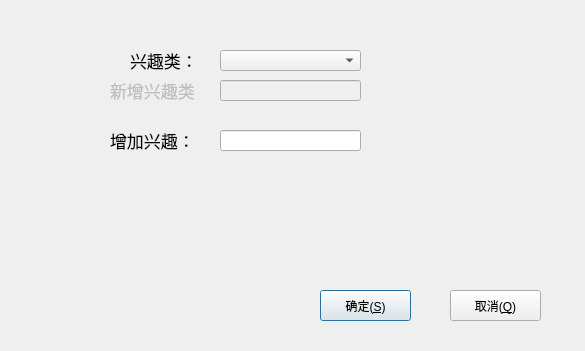
<?xml version="1.0" encoding="UTF-8"?>
<ui version="4.0">
 <class>addInteDialog</class>
 <widget class="QDialog" name="addInteDialog">
  <property name="geometry">
   <rect>
    <x>0</x>
    <y>0</y>
    <width>585</width>
    <height>351</height>
   </rect>
  </property>
  <property name="windowTitle">
   <string>Dialog</string>
  </property>
  <widget class="QComboBox" name="inteClassCombBox">
   <property name="geometry">
    <rect>
     <x>220</x>
     <y>50</y>
     <width>141</width>
     <height>21</height>
    </rect>
   </property>
  </widget>
  <widget class="QLabel" name="label">
   <property name="geometry">
    <rect>
     <x>130</x>
     <y>50</y>
     <width>71</width>
     <height>21</height>
    </rect>
   </property>
   <property name="font">
    <font>
     <family>Adobe 宋体 Std L</family>
     <pointsize>13</pointsize>
    </font>
   </property>
   <property name="text">
    <string>兴趣类：</string>
   </property>
  </widget>
  <widget class="QLineEdit" name="inteClassLineEdit">
   <property name="enabled">
    <bool>false</bool>
   </property>
   <property name="geometry">
    <rect>
     <x>220</x>
     <y>80</y>
     <width>141</width>
     <height>21</height>
    </rect>
   </property>
  </widget>
  <widget class="QLineEdit" name="inteLineEdit">
   <property name="geometry">
    <rect>
     <x>220</x>
     <y>130</y>
     <width>141</width>
     <height>21</height>
    </rect>
   </property>
  </widget>
  <widget class="QLabel" name="label_2">
   <property name="geometry">
    <rect>
     <x>110</x>
     <y>130</y>
     <width>101</width>
     <height>21</height>
    </rect>
   </property>
   <property name="font">
    <font>
     <family>Adobe 宋体 Std L</family>
     <pointsize>13</pointsize>
    </font>
   </property>
   <property name="text">
    <string>增加兴趣：</string>
   </property>
  </widget>
  <widget class="QPushButton" name="OkButton">
   <property name="geometry">
    <rect>
     <x>320</x>
     <y>290</y>
     <width>91</width>
     <height>31</height>
    </rect>
   </property>
   <property name="text">
    <string>确定(&amp;S)</string>
   </property>
  </widget>
  <widget class="QPushButton" name="cancelButton">
   <property name="geometry">
    <rect>
     <x>450</x>
     <y>290</y>
     <width>91</width>
     <height>31</height>
    </rect>
   </property>
   <property name="text">
    <string>取消(&amp;Q)</string>
   </property>
  </widget>
  <widget class="QLabel" name="addInteClassLabel">
   <property name="enabled">
    <bool>false</bool>
   </property>
   <property name="geometry">
    <rect>
     <x>110</x>
     <y>80</y>
     <width>91</width>
     <height>21</height>
    </rect>
   </property>
   <property name="font">
    <font>
     <family>Adobe 宋体 Std L</family>
     <pointsize>13</pointsize>
    </font>
   </property>
   <property name="text">
    <string>新增兴趣类：</string>
   </property>
  </widget>
 </widget>
 <resources/>
 <connections/>
</ui>
